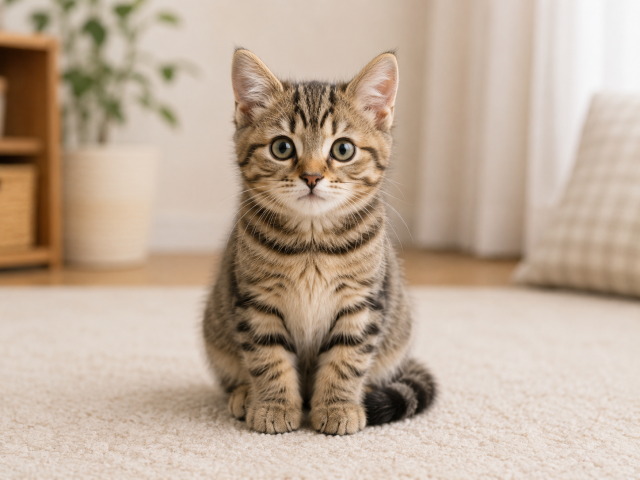
#> input picture Chapter06/cat.png, 640 x 480 px
$ python 06-02_circle_mask.py
#> lines starting #> are read from the running program, lines starting #| are printed output that depends on the picture; after the words box and inside, x2 and y2 are one past the last pixel; in counts of white or black regions, pixels touching at a corner belong together
import cv2
import numpy as np

# 元画像を読み込み
img_src = cv2.imread("cat.png")
#> img_src is the input picture: shape (480, 640, 3); mean B, G, R 152, 170.4, 190.2
h, w = img_src.shape[:2]
#> h = 480; w = 640

# 円形マスクをプログラムで生成する
# まず全体を黒（0）で初期化した画像を用意する
img_mask = np.zeros((h, w), dtype=np.uint8)

# 画像の中心を円の中心，短辺の半分を半径として白い円を描く
center = (w // 2, h // 2)
#> center = (320, 240)
radius = min(w, h) // 2
#> radius = 240
cv2.circle(img_mask, center, radius, 255, thickness=-1)  # thickness=-1で塗りつぶし
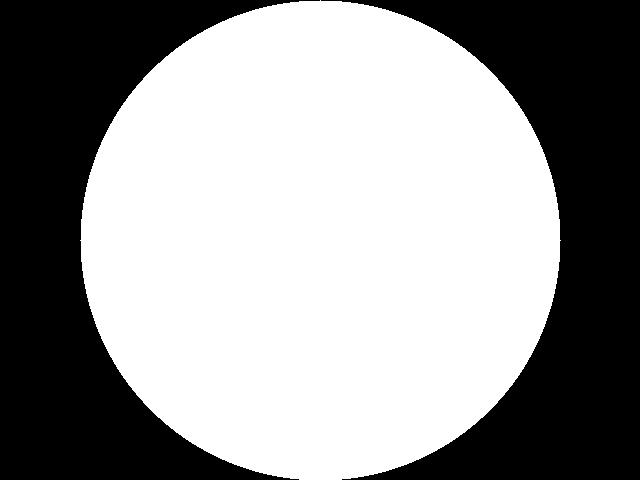
#> img_mask: shape (480, 640); 58.9% white; 2 black regions, box (x1, y1, x2, y2) and area: (0, 0, 320, 480) 63382, (321, 0, 640, 480) 62902

# マスクの白い部分だけを元画像から抽出する
img_dst = cv2.bitwise_and(img_src, img_src, mask=img_mask)
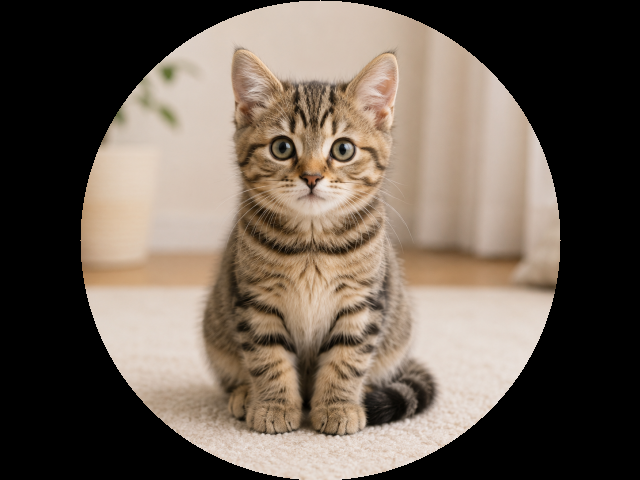
#> img_dst: shape (480, 640, 3); mean B, G, R 84, 95.3, 107.7

cv2.imwrite("circle_mask.png", img_mask)
cv2.imwrite("cat_circle.jpg", img_dst)

$ run again, with Chapter06/book_page.png copied over Chapter06/cat.png
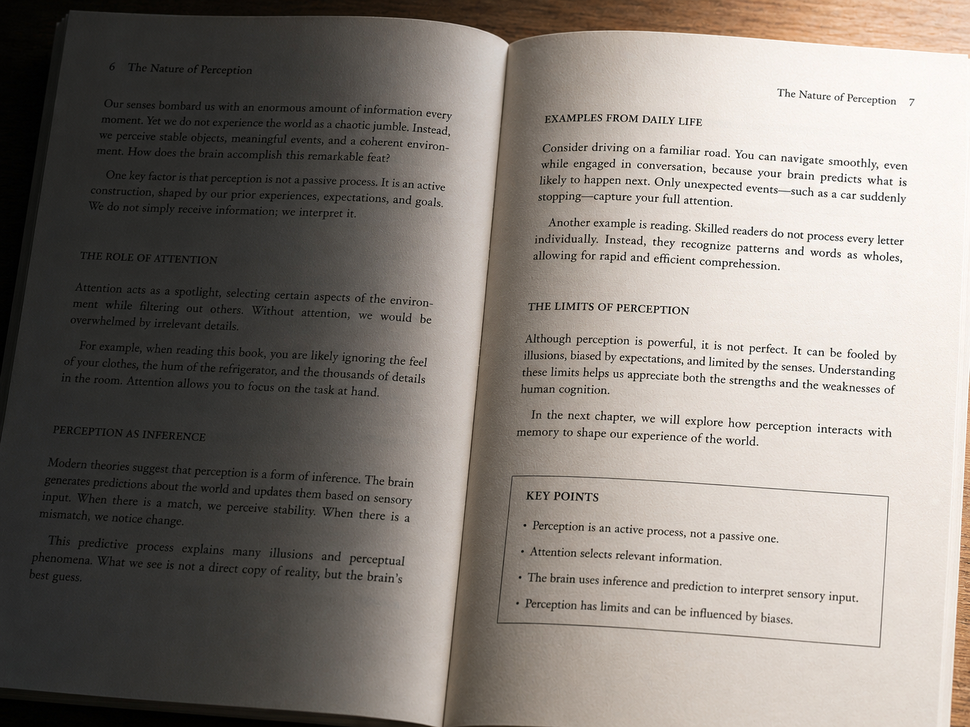
#> input picture Chapter06/book_page.png, 970 x 727 px, shrunk from 1448 x 1086 before the run
#> img_src is the input picture: shape (727, 970, 3); mean B, G, R 123.1, 129.9, 136.5
#> `cv2.circle(img_mask, center, radius, 255, thickness=-1)`:
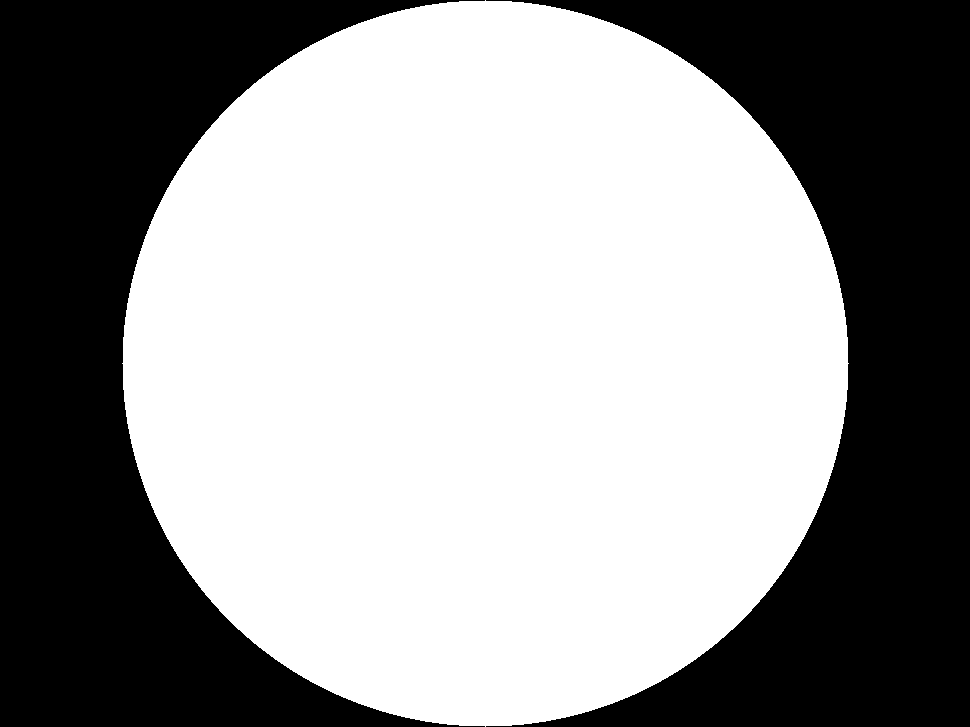
#> img_mask: shape (727, 970); 58.7% white; 2 black regions, box (x1, y1, x2, y2) and area: (0, 0, 485, 727) 146004, (486, 0, 970, 727) 145277
#> `img_dst = cv2.bitwise_and(img_src, img_src, mask=img_mask)`:
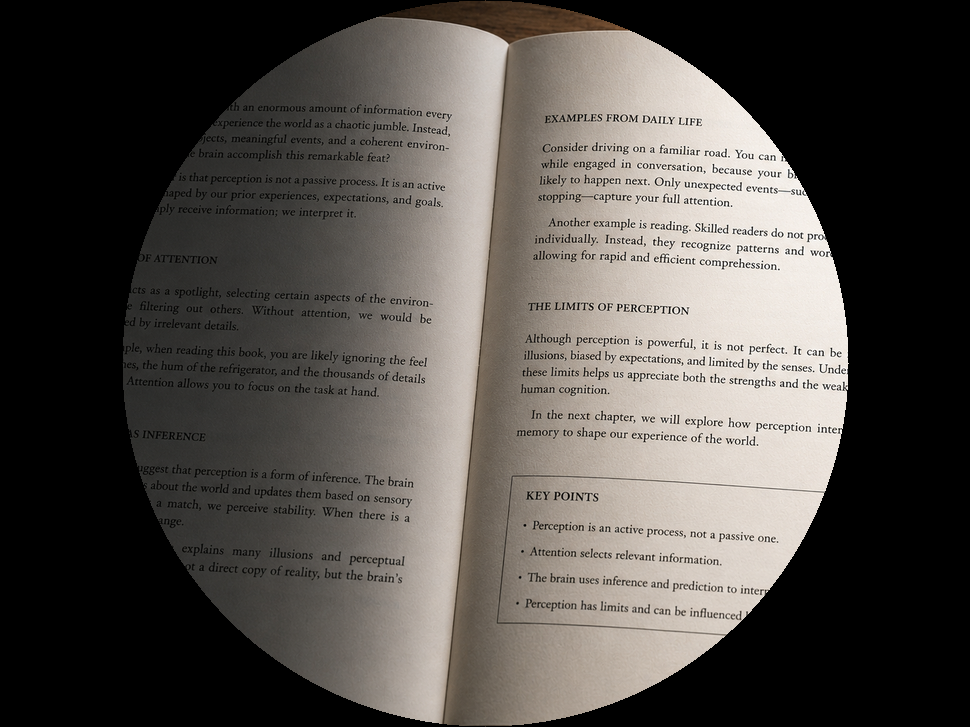
#> img_dst: shape (727, 970, 3); mean B, G, R 73.6, 77.9, 82
